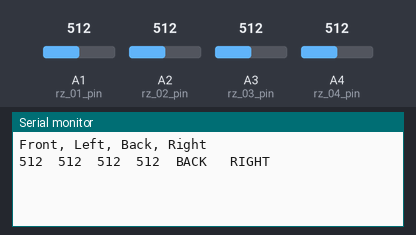
Bench run of a sketch on a simulated Arduino Uno, built with avr-gcc and run on an emulated ATmega328P. Parts: the last lines printed to the serial monitor. The test bench sets the inputs (shaded band); at power-on: A3 (rz_03_pin) = 512, A4 (rz_04_pin) = 512, A1 (rz_01_pin) = 512, A2 (rz_02_pin) = 512.

Above: at 1.8 s.
1.9 s: A3 (rz_03_pin) set to 528
At 2.5 s:
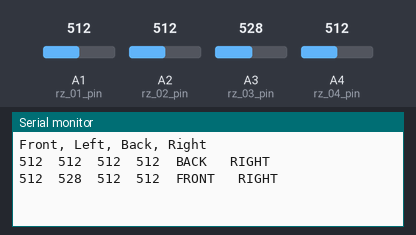
4.5 s: A4 (rz_04_pin) set to 530
At 5.8 s:
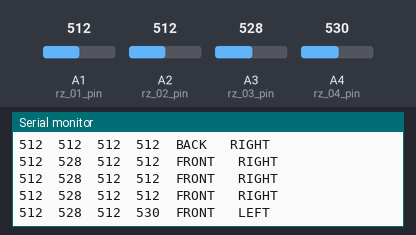
7.5 s: A1 (rz_01_pin) set to 520
At 8.5 s:
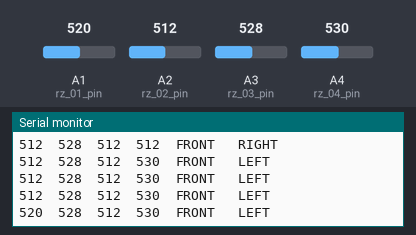
9.0 s: A1 (rz_01_pin) set to 540
At 9.8 s:
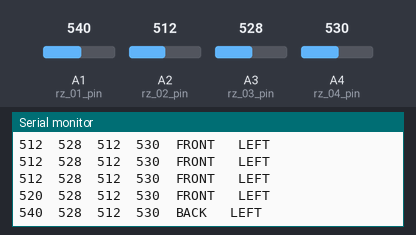

Measured:
- the behaviour switches between 512 and 513 on A3 (rz_03_pin) (found by bisection; images 0 and 1)
- the behaviour switches between 512 and 513 on A4 (rz_04_pin) (found by bisection; images 1 and 2)
- the behaviour switches between 527 and 528 on A1 (rz_01_pin) (found by bisection; images 3 and 4)
- after the input at 1.9 s, the serial monitor: prints a new line after 0.11 s (image 1)
- after the input at 4.5 s, the serial monitor: prints a new line after 0.52 s (image 2)
- after the input at 7.5 s, the serial monitor: prints a new line after 0.52 s (image 3)
- after the input at 9.0 s, the serial monitor: prints a new line at once (image 4)

The sketch:

a2_library.ino
```cpp
//Global variable
uint64_t last_time = 0;
```

a1_suntracker.ino
```cpp
// Проект солнечного датчика


/*
  Перед использованием, необходимо откалибровать диапазон измеряемых значений.
    Для этого необходимо:
      1. Измерить значения фоторезистора при мексимальном потоке света и при минимальном;

*/

/*
  Вопросы:
    Важно ли расстояние от источника света до сенсора?
    Важна ли чуствительность сенсора?
*/
```

a3_define.ino
```cpp
#define rz_01_pin A1
#define rz_02_pin A2
#define rz_03_pin A3
#define rz_04_pin A4

#define check_value 20  //Диапазон от 0 до 255

#define debug_timer 1000
#define timer 50
```

a4_function.ino
```cpp
int average(int8_t _pin, int8_t _check_value) {
  //Фильтр для значений фоторезистора
  uint16_t val = 0;
  for (int8_t i = 0; i < _check_value; i++) {
    val += analogRead(_pin);
  }
  return (val / _check_value);
}

/********************_START_TEST_********************/

void sun_tracker(uint16_t _front, uint16_t _left, uint16_t _back, uint16_t _right) {
  if (_front < _back) Serial.print("FRONT");
  else Serial.print("BACK");

  if (_left < _right) Serial.print("\t LEFT");
  else Serial.print("\t RIGHT");
}

  /********************_END_TEST_********************/
```

a5_userintrf.ino
```cpp

```

a6_debug.ino
```cpp
/********************_SERIAL_DEBUG_********************/

void average_debug() {
  if (millis() - last_time > timer) {
    last_time = millis();
    //Serial.println("aver: " + String(average(rz_01_pin, check_value)) + "\t pin_value: " + String(analogRead(rz_01_pin)));
    Serial.print(average(rz_01_pin, check_value));  //Фоторезистор №1 - FRONT
    Serial.print("\t");
    Serial.print(average(rz_02_pin, check_value));  //Фоторезистор №2 - LEFT
    Serial.print("\t");
    Serial.print(average(rz_03_pin, check_value));  //Фоторезистор №3 - BACK
    Serial.print("\t");
    Serial.print(average(rz_04_pin, check_value));  //Фоторезистор №4 - RIGHT
    Serial.println();
  }
}

/********************_LCD_DEBUG_********************/


/********************_START_TEST_DEBUG_********************/

void sun_position_debig() {
  if (millis() - last_time > debug_timer) {
    last_time = millis();
    uint16_t front = average(rz_01_pin, check_value);
    uint16_t left = average(rz_02_pin, check_value);
    uint16_t back = average(rz_03_pin, check_value);
    uint16_t right = average(rz_04_pin, check_value);

    Serial.print(average(rz_01_pin, check_value));  //Фоторезистор №1 - FRONT
    Serial.print("\t");
    Serial.print(average(rz_03_pin, check_value));  //Фоторезистор №3 - BACK
    Serial.print("\t");
    Serial.print(average(rz_02_pin, check_value));  ///Фоторезистор №2 - LEFT
    Serial.print("\t");
    Serial.print(average(rz_04_pin, check_value));  //Фоторезистор №4 - RIGHT
    Serial.print("\t");
    //sun_tracker(uint16_t _front, uint16_t _left, uint16_t _back, uint16_t _right)
    sun_tracker(front, left, back, right);
    Serial.println();
  }
}

/********************_END_TEST_DEBUG_********************/
```

a7_main.ino
```cpp
void setup() {
  Serial.begin(9600);
  Serial.println("Front, Left, Back, Right");  //Подпись графиков в мониторе порта
}

void loop() {
  //average_debug();
  sun_position_debig();
}
```
